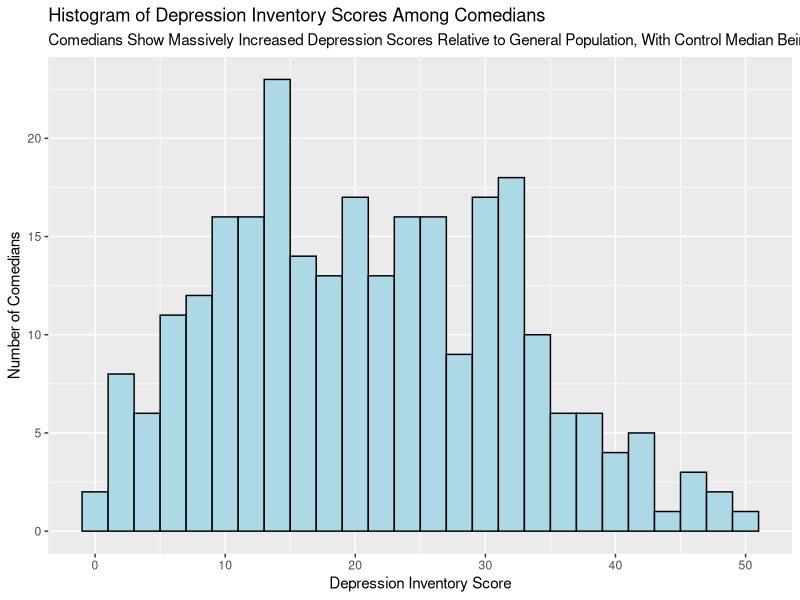
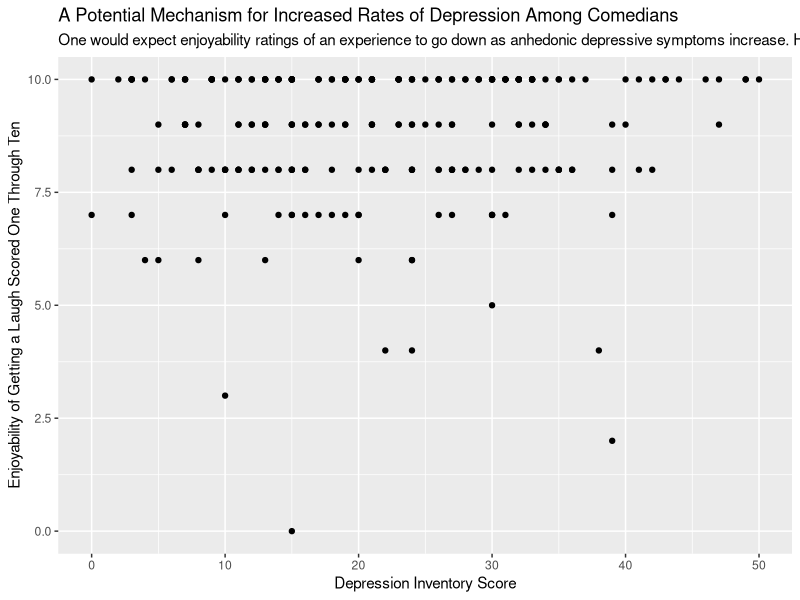

Source code (R) for these figures, in order:
## ---- chunk 1
knitr::opts_chunk$set(echo = FALSE)
library(tidyverse)
updf <- read_csv("updf.csv")
## ---- chunk 2
#new %>%
#  summary()
#cmi %>%
#  summary()
#updf %>%
#  summary()
## ---- chunk 3

updf %>%
  ggplot(aes(x = Depression)) + 
  geom_histogram(binwidth = 2, color = "black", fill = "light blue") +
  labs(title = "Histogram of Depression Inventory Scores Among Comedians",
       x = "Depression Inventory Score",
       y = "Number of Comedians",
            subtitle = "Comedians Show Massively Increased Depression Scores Relative to General Population, With Control Median Being Less than 10")


       
## ---- chunk 4
#enjoyability of getting a laugh vs depression inventory scores among performers.
updf %>%
  filter(Q17 < 4) %>%
  ggplot(aes(x = Depression, y = Q16_1)) + 
  geom_point() +
  labs(title = "A Potential Mechanism for Increased Rates of Depression Among Comedians",
       x = "Depression Inventory Score", 
       y = "Enjoyability of Getting a Laugh Scored One Through Ten",
       subtitle = "One would expect enjoyability ratings of an experience to go down as anhedonic depressive symptoms increase. However, as depressive symptoms increase, comedians continue to rate getting a laugh as being 'euphoric'")
